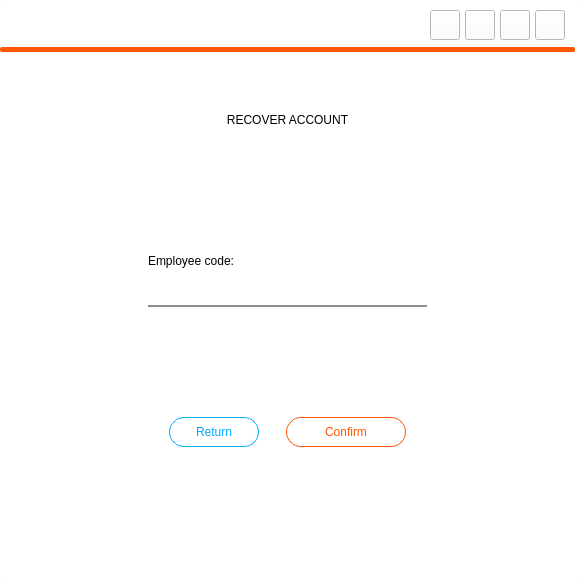
<?xml version="1.0" encoding="UTF-8"?>
<ui version="4.0">
 <class>MainWindow</class>
 <widget class="QMainWindow" name="MainWindow">
  <property name="geometry">
   <rect>
    <x>0</x>
    <y>0</y>
    <width>584</width>
    <height>579</height>
   </rect>
  </property>
  <property name="windowTitle">
   <string>MainWindow</string>
  </property>
  <widget class="QWidget" name="centralwidget">
   <layout class="QVBoxLayout" name="verticalLayout">
    <property name="spacing">
     <number>0</number>
    </property>
    <property name="leftMargin">
     <number>0</number>
    </property>
    <property name="topMargin">
     <number>0</number>
    </property>
    <property name="rightMargin">
     <number>0</number>
    </property>
    <property name="bottomMargin">
     <number>0</number>
    </property>
    <item>
     <widget class="QFrame" name="frame">
      <property name="styleSheet">
       <string notr="true">QFrame{
background-color: rgb(255, 255, 255);
border-radius: 2px;
}</string>
      </property>
      <property name="frameShape">
       <enum>QFrame::StyledPanel</enum>
      </property>
      <property name="frameShadow">
       <enum>QFrame::Raised</enum>
      </property>
      <layout class="QVBoxLayout" name="verticalLayout_2">
       <property name="leftMargin">
        <number>0</number>
       </property>
       <property name="topMargin">
        <number>9</number>
       </property>
       <item>
        <widget class="QFrame" name="frame_title">
         <property name="minimumSize">
          <size>
           <width>0</width>
           <height>32</height>
          </size>
         </property>
         <property name="maximumSize">
          <size>
           <width>16777215</width>
           <height>32</height>
          </size>
         </property>
         <property name="styleSheet">
          <string notr="true">QPushButton{
background-color: rgb(255, 255, 255);
}

QPushButton:hover{
background-color: rgb(255, 0, 0);
}

QLabel{
	color: rgb(0, 0, 0);
	font: 63 16pt &quot;Yu Gothic UI Semibold&quot;;
}</string>
         </property>
         <property name="frameShape">
          <enum>QFrame::StyledPanel</enum>
         </property>
         <property name="frameShadow">
          <enum>QFrame::Raised</enum>
         </property>
         <layout class="QHBoxLayout" name="horizontalLayout">
          <property name="spacing">
           <number>5</number>
          </property>
          <property name="leftMargin">
           <number>10</number>
          </property>
          <property name="topMargin">
           <number>0</number>
          </property>
          <property name="rightMargin">
           <number>10</number>
          </property>
          <property name="bottomMargin">
           <number>0</number>
          </property>
          <item>
           <widget class="QLabel" name="label">
            <property name="text">
             <string/>
            </property>
           </widget>
          </item>
          <item>
           <spacer name="horizontalSpacer">
            <property name="orientation">
             <enum>Qt::Horizontal</enum>
            </property>
            <property name="sizeHint" stdset="0">
             <size>
              <width>276</width>
              <height>20</height>
             </size>
            </property>
           </spacer>
          </item>
          <item>
           <widget class="QPushButton" name="bt_minimize">
            <property name="minimumSize">
             <size>
              <width>30</width>
              <height>30</height>
             </size>
            </property>
            <property name="maximumSize">
             <size>
              <width>30</width>
              <height>30</height>
             </size>
            </property>
            <property name="cursor">
             <cursorShape>PointingHandCursor</cursorShape>
            </property>
            <property name="styleSheet">
             <string notr="true">QPushButton{
background-color: rgb(255, 255, 255);
}

QPushButton:hover{
background-color: rgb(200, 200, 200);
}
</string>
            </property>
            <property name="text">
             <string/>
            </property>
            <property name="icon">
             <iconset>
              <normaloff>imagenes/minus.svg</normaloff>imagenes/minus.svg</iconset>
            </property>
            <property name="iconSize">
             <size>
              <width>38</width>
              <height>38</height>
             </size>
            </property>
           </widget>
          </item>
          <item>
           <widget class="QPushButton" name="bt_maximize">
            <property name="minimumSize">
             <size>
              <width>30</width>
              <height>30</height>
             </size>
            </property>
            <property name="maximumSize">
             <size>
              <width>30</width>
              <height>30</height>
             </size>
            </property>
            <property name="cursor">
             <cursorShape>PointingHandCursor</cursorShape>
            </property>
            <property name="styleSheet">
             <string notr="true">QPushButton{
background-color: rgb(255, 255, 255);
}

QPushButton:hover{
background-color: rgb(200, 200, 200);
}
</string>
            </property>
            <property name="text">
             <string/>
            </property>
            <property name="icon">
             <iconset>
              <normaloff>imagenes/chevron-up.svg</normaloff>imagenes/chevron-up.svg</iconset>
            </property>
            <property name="iconSize">
             <size>
              <width>38</width>
              <height>38</height>
             </size>
            </property>
           </widget>
          </item>
          <item>
           <widget class="QPushButton" name="bt_normal">
            <property name="minimumSize">
             <size>
              <width>30</width>
              <height>30</height>
             </size>
            </property>
            <property name="maximumSize">
             <size>
              <width>30</width>
              <height>30</height>
             </size>
            </property>
            <property name="cursor">
             <cursorShape>PointingHandCursor</cursorShape>
            </property>
            <property name="styleSheet">
             <string notr="true">QPushButton{
background-color: rgb(255, 255, 255);
}

QPushButton:hover{
background-color: rgb(200, 200, 200);
}</string>
            </property>
            <property name="text">
             <string/>
            </property>
            <property name="icon">
             <iconset>
              <normaloff>imagenes/chevron-down.svg</normaloff>imagenes/chevron-down.svg</iconset>
            </property>
            <property name="iconSize">
             <size>
              <width>38</width>
              <height>38</height>
             </size>
            </property>
           </widget>
          </item>
          <item>
           <widget class="QPushButton" name="bt_close">
            <property name="minimumSize">
             <size>
              <width>30</width>
              <height>30</height>
             </size>
            </property>
            <property name="maximumSize">
             <size>
              <width>30</width>
              <height>30</height>
             </size>
            </property>
            <property name="cursor">
             <cursorShape>PointingHandCursor</cursorShape>
            </property>
            <property name="text">
             <string/>
            </property>
            <property name="icon">
             <iconset>
              <normaloff>imagenes/x.svg</normaloff>imagenes/x.svg</iconset>
            </property>
            <property name="iconSize">
             <size>
              <width>38</width>
              <height>38</height>
             </size>
            </property>
           </widget>
          </item>
         </layout>
        </widget>
       </item>
       <item>
        <widget class="QFrame" name="frame_middle">
         <property name="maximumSize">
          <size>
           <width>16777215</width>
           <height>5</height>
          </size>
         </property>
         <property name="styleSheet">
          <string notr="true">QFrame{
background-color: rgb(255, 85, 0);
}</string>
         </property>
         <property name="frameShape">
          <enum>QFrame::StyledPanel</enum>
         </property>
         <property name="frameShadow">
          <enum>QFrame::Raised</enum>
         </property>
         <layout class="QVBoxLayout" name="verticalLayout_5">
          <item>
           <widget class="QLabel" name="label_4">
            <property name="maximumSize">
             <size>
              <width>0</width>
              <height>0</height>
             </size>
            </property>
            <property name="text">
             <string/>
            </property>
           </widget>
          </item>
         </layout>
        </widget>
       </item>
       <item>
        <widget class="QFrame" name="frame_content">
         <property name="styleSheet">
          <string notr="true">QLabel{
background-color: rgb(255, 255, 255);
	font: 75 18pt &quot;Leelawadee UI&quot;;
color: rgb(0, 0, 0);
}

QPushButton{
background-color: rgb(255, 255, 255);
border-radius: 15px;
border: 1px solid rgb(255, 85, 0);
	font: 14pt &quot;Segoe UI Historic&quot;;
	color: rgb(255, 85, 0);
}

QPushButton:hover{
background-color: rgb(255, 85, 0);
border-radius: 15px;
border: 1px solid rgb(255, 85, 0);
	font: 14pt &quot;Segoe UI Historic&quot;;
	color: rgb(255, 255, 255);
}

QPushButton:pressed{
background-color: rgb(230, 76, 0);
border-radius: 15px;
border: 1px solid rgb(255, 85, 0);
	font: 14pt &quot;Segoe UI Historic&quot;;
	color: rgb(255, 255, 255);
}



QLineEdit{
background-color: rgb(255, 255, 255);
border: 0px;
	font: 12pt &quot;Times New Roman&quot;;
	color: rgb(0, 0, 0);
border-bottom: 2px solid rgb(141, 141, 141);
}

QLineEdit:hover{
background-color: rgb(200, 200, 200);
border: 0px;
	font: 12pt &quot;Times New Roman&quot;;
	color: rgb(0, 0, 0);
border-bottom: 2px solid rgb(141, 141, 141);
}
QLineEdit:focus{
background-color: rgb(220, 220, 220);
border: 0px;
	font: 12pt &quot;Times New Roman&quot;;
	color: rgb(0, 0, 0);
border-bottom: 2px solid rgb(141, 141, 141);
}

</string>
         </property>
         <property name="frameShape">
          <enum>QFrame::StyledPanel</enum>
         </property>
         <property name="frameShadow">
          <enum>QFrame::Raised</enum>
         </property>
         <layout class="QHBoxLayout" name="horizontalLayout_2">
          <item>
           <spacer name="horizontalSpacer_2">
            <property name="orientation">
             <enum>Qt::Horizontal</enum>
            </property>
            <property name="sizeHint" stdset="0">
             <size>
              <width>187</width>
              <height>20</height>
             </size>
            </property>
           </spacer>
          </item>
          <item>
           <layout class="QVBoxLayout" name="verticalLayout_4" stretch="1,20">
            <item>
             <spacer name="verticalSpacer">
              <property name="orientation">
               <enum>Qt::Vertical</enum>
              </property>
              <property name="sizeHint" stdset="0">
               <size>
                <width>184</width>
                <height>13</height>
               </size>
              </property>
             </spacer>
            </item>
            <item>
             <widget class="QFrame" name="frame_2">
              <property name="maximumSize">
               <size>
                <width>600</width>
                <height>800</height>
               </size>
              </property>
              <property name="frameShape">
               <enum>QFrame::StyledPanel</enum>
              </property>
              <property name="frameShadow">
               <enum>QFrame::Raised</enum>
              </property>
              <layout class="QVBoxLayout" name="verticalLayout_3">
               <item>
                <widget class="QLabel" name="label_5">
                 <property name="minimumSize">
                  <size>
                   <width>0</width>
                   <height>40</height>
                  </size>
                 </property>
                 <property name="text">
                  <string>RECOVER ACCOUNT</string>
                 </property>
                 <property name="alignment">
                  <set>Qt::AlignCenter</set>
                 </property>
                </widget>
               </item>
               <item>
                <spacer name="verticalSpacer_5">
                 <property name="orientation">
                  <enum>Qt::Vertical</enum>
                 </property>
                 <property name="sizeHint" stdset="0">
                  <size>
                   <width>20</width>
                   <height>40</height>
                  </size>
                 </property>
                </spacer>
               </item>
               <item>
                <widget class="QLabel" name="label_2">
                 <property name="minimumSize">
                  <size>
                   <width>0</width>
                   <height>20</height>
                  </size>
                 </property>
                 <property name="styleSheet">
                  <string notr="true">QLabel{
background-color: rgb(255, 255, 255);
	font: 75 10pt &quot;Leelawadee UI&quot;;
color: rgb(0, 0, 0);
}</string>
                 </property>
                 <property name="text">
                  <string>Employee code:</string>
                 </property>
                </widget>
               </item>
               <item>
                <widget class="QLineEdit" name="in_employee_code">
                 <property name="minimumSize">
                  <size>
                   <width>0</width>
                   <height>30</height>
                  </size>
                 </property>
                 <property name="placeholderText">
                  <string/>
                 </property>
                </widget>
               </item>
               <item>
                <spacer name="verticalSpacer_3">
                 <property name="orientation">
                  <enum>Qt::Vertical</enum>
                 </property>
                 <property name="sizeHint" stdset="0">
                  <size>
                   <width>20</width>
                   <height>40</height>
                  </size>
                 </property>
                </spacer>
               </item>
               <item>
                <layout class="QHBoxLayout" name="horizontalLayout_3" stretch="1,1,1,1,1">
                 <item>
                  <spacer name="horizontalSpacer_4">
                   <property name="orientation">
                    <enum>Qt::Horizontal</enum>
                   </property>
                   <property name="sizeHint" stdset="0">
                    <size>
                     <width>40</width>
                     <height>20</height>
                    </size>
                   </property>
                  </spacer>
                 </item>
                 <item>
                  <widget class="QPushButton" name="bt_return">
                   <property name="minimumSize">
                    <size>
                     <width>90</width>
                     <height>30</height>
                    </size>
                   </property>
                   <property name="maximumSize">
                    <size>
                     <width>90</width>
                     <height>30</height>
                    </size>
                   </property>
                   <property name="cursor">
                    <cursorShape>PointingHandCursor</cursorShape>
                   </property>
                   <property name="styleSheet">
                    <string notr="true">QPushButton{
background-color: rgb(255, 255, 255);
border-radius: 15px;
border: 1px solid rgb(0, 170, 255);
	font: 14pt &quot;Segoe UI Historic&quot;;
	color: rgb(0, 170, 255);
}

QPushButton:hover{
background-color: rgb(0, 170, 255);
border-radius: 15px;
border: 1px solid rgb(0, 170, 255);
	font: 14pt &quot;Segoe UI Historic&quot;;
	color: rgb(255, 255, 255);
}

QPushButton:pressed{
background-color: rgb(0, 127, 191);
border-radius: 15px;
border: 1px solid rgb(0, 127, 191);
	font: 14pt &quot;Segoe UI Historic&quot;;
	color: rgb(255, 255, 255);
}</string>
                   </property>
                   <property name="text">
                    <string>Return</string>
                   </property>
                  </widget>
                 </item>
                 <item>
                  <spacer name="horizontalSpacer_7">
                   <property name="orientation">
                    <enum>Qt::Horizontal</enum>
                   </property>
                   <property name="sizeHint" stdset="0">
                    <size>
                     <width>40</width>
                     <height>20</height>
                    </size>
                   </property>
                  </spacer>
                 </item>
                 <item>
                  <widget class="QPushButton" name="bt_confirm">
                   <property name="minimumSize">
                    <size>
                     <width>120</width>
                     <height>30</height>
                    </size>
                   </property>
                   <property name="maximumSize">
                    <size>
                     <width>120</width>
                     <height>30</height>
                    </size>
                   </property>
                   <property name="cursor">
                    <cursorShape>PointingHandCursor</cursorShape>
                   </property>
                   <property name="text">
                    <string>Confirm</string>
                   </property>
                  </widget>
                 </item>
                 <item>
                  <spacer name="horizontalSpacer_5">
                   <property name="orientation">
                    <enum>Qt::Horizontal</enum>
                   </property>
                   <property name="sizeHint" stdset="0">
                    <size>
                     <width>40</width>
                     <height>20</height>
                    </size>
                   </property>
                  </spacer>
                 </item>
                </layout>
               </item>
               <item>
                <spacer name="verticalSpacer_28">
                 <property name="orientation">
                  <enum>Qt::Vertical</enum>
                 </property>
                 <property name="sizeHint" stdset="0">
                  <size>
                   <width>20</width>
                   <height>40</height>
                  </size>
                 </property>
                </spacer>
               </item>
              </layout>
             </widget>
            </item>
           </layout>
          </item>
          <item>
           <spacer name="horizontalSpacer_3">
            <property name="orientation">
             <enum>Qt::Horizontal</enum>
            </property>
            <property name="sizeHint" stdset="0">
             <size>
              <width>187</width>
              <height>20</height>
             </size>
            </property>
           </spacer>
          </item>
         </layout>
        </widget>
       </item>
      </layout>
     </widget>
    </item>
   </layout>
  </widget>
 </widget>
 <resources/>
 <connections/>
</ui>
